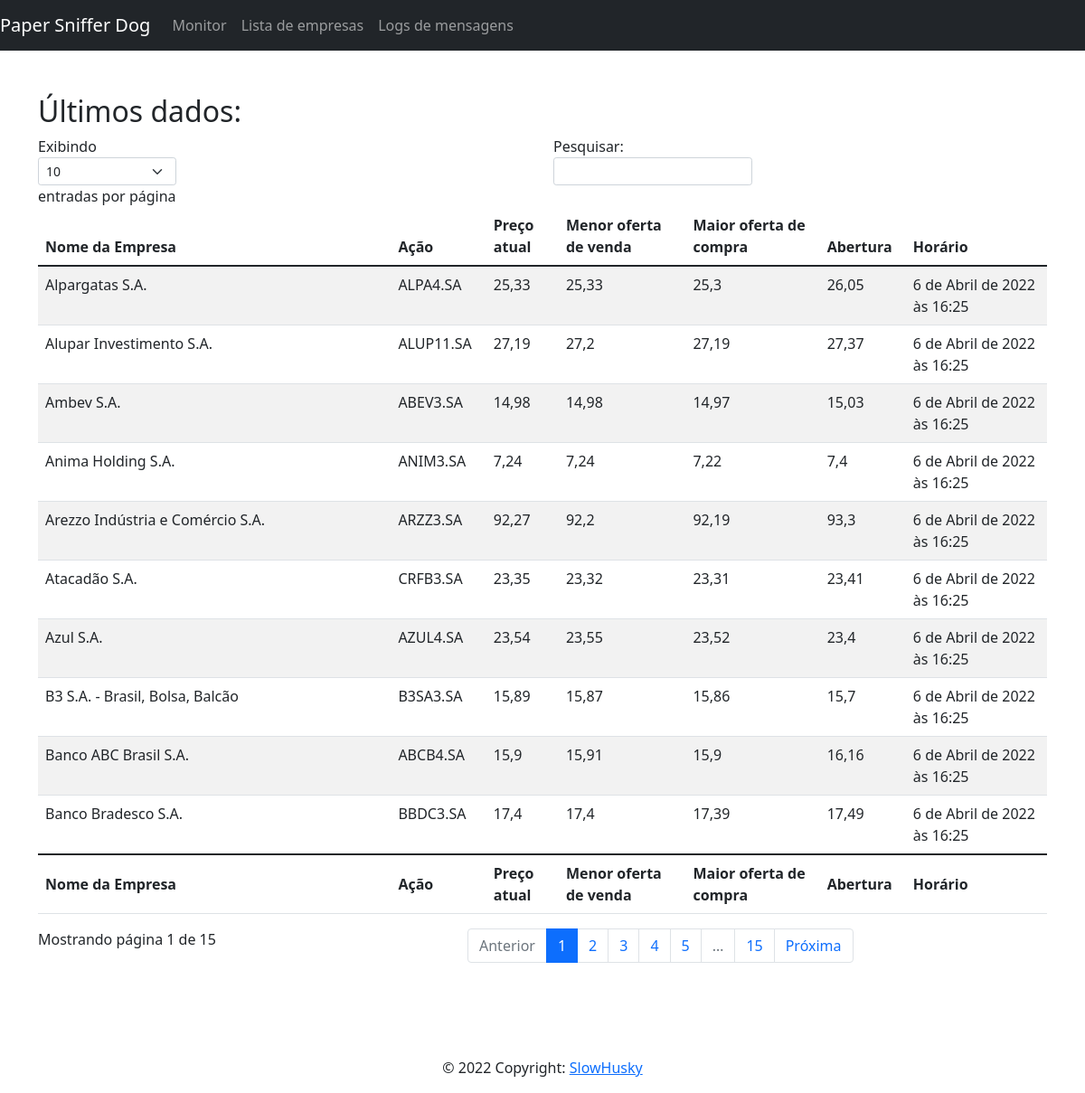
Screenshot of /getpapers/ with the database file from the repository.
### getpapers/models.py (models this page shows, shortened)
class Papers(models.Model):
    symbol = models.CharField(max_length=10)
    title = models.CharField(max_length=100)
    description = models.TextField(("Description here"))

class Prices(models.Model):
    paper = models.ForeignKey(Papers, on_delete=models.CASCADE)
    date_info = models.DateTimeField('date published')
    price_now = models.FloatField()
    ask = models.FloatField()
    bid = models.FloatField()
    low_price = models.FloatField()
    high_price = models.FloatField()
    open_price = models.FloatField()
    estimated_close_price = models.FloatField()
    volume = models.FloatField()

### getpapers/views.py (the view)
# urls.py: path('', homePageView, name='index'),
def homePageView(request):
    data_papers = []
    a = getAllDataPapers()
    for x in a:
        b = getLatestPriceFromPaper(x.symbol)
        data_papers.append((x.title, x.symbol, b.price_now, b.ask, b.bid, b.open_price, b.date_info))
    context = {
        'data_papers': data_papers,
    }
    template = loader.get_template('getpapers/index.html')
    return HttpResponse(template.render(context, request))

### getpapers/manipulations.py (called while the page is built)
def getAllDataPapers():
    return Papers.objects.all()

def getPaperFromSymbol(paper):
    return Papers.objects.get(symbol = paper)

def getLatestPriceFromPaper(paper):
    stock = getPaperFromSymbol(paper)
    return Prices.objects.filter(paper=stock).latest('date_info')

### getpapers/templates/getpapers/index.html
{% extends 'getpapers/header.html' %}
{% block content %}
    <div class="container">
        <h2>Últimos dados:</h2>
        <table id="data-table" class="table table-striped">
            <thead>
                <tr>
                    <th>Nome da Empresa</th>
                    <th>Ação</th>
                    <th>Preço atual</th>
                    <th>Menor oferta de venda</th>
                    <th>Maior oferta de compra</th>
                    <th>Abertura</th>
                    <th>Horário</th>
                </tr>
            </thead>
            <tbody>
                {% for a,b,c,d,e,f,g in data_papers %}
                    <tr>
                        <td>{{ a }}</td>
                        <td>{{ b }}</td>
                        <td>{{ c }}</td>
                        <td>{{ d }}</td>
                        <td>{{ e }}</td>
                        <td>{{ f }}</td>
                        <td>{{ g }}</td>
                    </tr>
                {% endfor %}
            </tbody>
            <tfoot>
                <tr>
                    <th>Nome da Empresa</th>
                    <th>Ação</th>
                    <th>Preço atual</th>
                    <th>Menor oferta de venda</th>
                    <th>Maior oferta de compra</th>
                    <th>Abertura</th>
                    <th>Horário</th>
                </tr>
            </tfoot>
        </table>
    </div>
    {% include 'getpapers/footer.html' %}
{% endblock content %}

### rows the page displays
Papers: data_papers "Banco ABC Brasil S.A.", data_papers "ABCB4.SA"
Papers: data_papers "Alpargatas S.A.", data_papers "ALPA4.SA"
Papers: data_papers "Alupar Investimento S.A.", data_papers "ALUP11.SA"
Papers: data_papers "Ambev S.A.", data_papers "ABEV3.SA"
Papers: data_papers "Anima Holding S.A.", data_papers "ANIM3.SA"
Papers: data_papers "Arezzo Indústria e Comércio S.A.", data_papers "ARZZ3.SA"
Papers: data_papers "Azul S.A.", data_papers "AZUL4.SA"
Papers: data_papers "B3 S.A. - Brasil, Bolsa, Balcão", data_papers "B3SA3.SA"
Papers: data_papers "Banco Bradesco S.A.", data_papers "BBDC3.SA"
Papers: data_papers "Atacadão S.A.", data_papers "CRFB3.SA"
